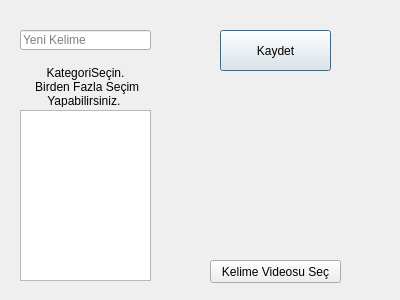
<?xml version="1.0" encoding="UTF-8"?>
<ui version="4.0">
 <class>Dialog</class>
 <widget class="QDialog" name="Dialog">
  <property name="geometry">
   <rect>
    <x>0</x>
    <y>0</y>
    <width>400</width>
    <height>300</height>
   </rect>
  </property>
  <property name="windowTitle">
   <string>Dialog</string>
  </property>
  <widget class="QWidget" name="yeniKelimeWidget" native="true">
   <property name="geometry">
    <rect>
     <x>10</x>
     <y>10</y>
     <width>381</width>
     <height>281</height>
    </rect>
   </property>
   <widget class="QLineEdit" name="yeniKelimeEkleText">
    <property name="geometry">
     <rect>
      <x>10</x>
      <y>20</y>
      <width>131</width>
      <height>20</height>
     </rect>
    </property>
    <property name="toolTip">
     <string/>
    </property>
    <property name="placeholderText">
     <string>Yeni Kelime</string>
    </property>
   </widget>
   <widget class="QLabel" name="labelyk">
    <property name="geometry">
     <rect>
      <x>10</x>
      <y>56</y>
      <width>131</width>
      <height>41</height>
     </rect>
    </property>
    <property name="text">
     <string>KategoriSeçin.
 Birden Fazla Seçim Yapabilirsiniz. </string>
    </property>
    <property name="alignment">
     <set>Qt::AlignCenter</set>
    </property>
    <property name="wordWrap">
     <bool>true</bool>
    </property>
   </widget>
   <widget class="QListWidget" name="listWidgetYKelime">
    <property name="geometry">
     <rect>
      <x>10</x>
      <y>100</y>
      <width>131</width>
      <height>171</height>
     </rect>
    </property>
    <property name="selectionMode">
     <enum>QAbstractItemView::MultiSelection</enum>
    </property>
   </widget>
   <widget class="QWidget" name="verticalLayoutWidget">
    <property name="geometry">
     <rect>
      <x>159</x>
      <y>99</y>
      <width>211</width>
      <height>141</height>
     </rect>
    </property>
    <layout class="QVBoxLayout" name="layoutYeniKelime"/>
   </widget>
   <widget class="QPushButton" name="pushButtonYKKaydet">
    <property name="geometry">
     <rect>
      <x>210</x>
      <y>20</y>
      <width>111</width>
      <height>41</height>
     </rect>
    </property>
    <property name="text">
     <string>Kaydet</string>
    </property>
   </widget>
   <widget class="QPushButton" name="pushButtonYKVideoEkle">
    <property name="geometry">
     <rect>
      <x>200</x>
      <y>250</y>
      <width>131</width>
      <height>23</height>
     </rect>
    </property>
    <property name="text">
     <string>Kelime Videosu Seç</string>
    </property>
   </widget>
  </widget>
 </widget>
 <resources/>
 <connections/>
</ui>
